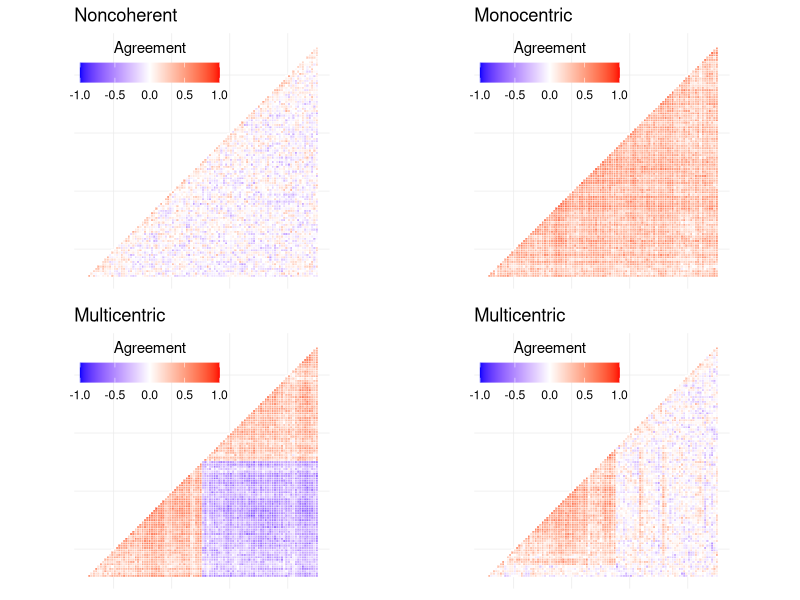

Source code (R): (Note: this script raises an error after producing the figure.)


####CLEAN ALL THIS UP!!!!



# Clear the workspace
rm( list = ls() )

library( here )      # for the directory
library( dplyr )     # for working with the data
library( reshape2 )  # for reworking the data
library( ggplot2 )   # for plotting
library( gridExtra ) # for plotting grids
library( grid )      # for plotting titles on the grid

# set seed to reproduce same objects
set.seed( 2468 )


# ================================================================== #
# Function to create the agreement matrix ----
# The equation comes from pg. 65 of Purzycki, B. G., & Jamieson-Lane, A. (2016). AnthroTools. Cross-Cultural Research, 51(1), 51-74. doi:10.1177/1069397116680352.

DiscountedAgreementMatrix <-
  function( response.mat, n.responses ){
    discounted.matrix= matrix( 0, nrow( response.mat ),nrow( response.mat ) )
    for( i in 1:nrow( discounted.matrix ) ){
      for( j in 1:ncol( discounted.matrix ) ){
        discounted.matrix[i,j] <- mean( response.mat[i,] == response.mat[j,], na.rm = TRUE ) # Create the average number of items i and j agree on
      }             
    }
    discounted.matrix <- ( discounted.matrix*n.responses -1 ) / (n.responses-1 ) # Correct the average agreement for guessing
    diag( discounted.matrix ) <- 0 # set the diagonal to zero
    discounted.matrix[is.finite(discounted.matrix) == FALSE] <- 0 # adjust Inf values to zero (if any)
    return( discounted.matrix ) 
  }


# Create data for the plot.
dat.for.plot <- function( cormat ){
  dd <- as.dist( ( 1-cormat )/2 ) # Use correlation between variables as distance
  hc <- hclust( dd )
  cormat <-cormat[hc$order, hc$order]
  cormat[lower.tri( cormat )] <- NA # set the lower part of the triangle as missing (redundant information)
  cor.dat <- melt( cormat, na.rm = TRUE ) # create the dataframe
  return( cor.dat )
}


# ================================================================== #
# Create the data objects ----

nResp <- 100
nVars <- 50 

# build the function to create the response matrices
build.responses <- function( nResp, nVars, probValue, nresponses ){
  
  # create the blank object
  Response <- matrix( NA, nrow = nResp, ncol = nVars )
  
  # loop through to create the responses
  for( i in 1: nVars ){
    Response[,i] <- rbinom( nResp, 1, prob = probValue )
  }
  
  # create the agreement matrix
  Agreement <- DiscountedAgreementMatrix( Response, nresponses )
  
  # Assign the agreement matrix to the object to plot
  AgreementDat <- dat.for.plot( Agreement )
  
  # return the agreement data as a data frame to plot
  return( AgreementDat )
  
}

noConAgreementDat <- build.responses( nResp, nVars, probValue = 0.5, nresponses = 2 )
ConAgreementDat   <- build.responses( nResp, nVars, probValue = 0.8, nresponses = 2 )


# build the function to create the response matrices
build.het.responses <- function( nResp, nVars, probValue1, probValue2, nresponses ){
  
  # create the blank object
  Response <- matrix( NA, nrow = nResp, ncol = nVars )
  
  # loop through to create the responses
  for( i in 1: nResp / 2 ){
    Response[i,] <- rbinom( nResp / 2, 1, prob = probValue1 )
    Response[i + nResp / 2,] <- rbinom( nResp / 2, 1, prob = probValue2 )
  }
  
  # create the agreement matrix
  Agreement <- DiscountedAgreementMatrix( Response, nresponses )
  
  # Assign the agreement matrix to the object to plot
  AgreementDat <- dat.for.plot( Agreement )
  
  # return the agreement data as a data frame to plot
  return( AgreementDat )
  
}

HetConAgreementDat   <- build.het.responses( nResp, nVars, probValue1 = 0.8, probValue2 = 0.2, nresponses = 2 )
HetConNoAgreementDat <- build.het.responses( nResp, nVars, probValue1 = 0.8, probValue2 = 0.5, nresponses = 2 )


# ================================================================== #
# Create the data objects ----

n <- 100 

noConDat <- data.frame(
  knowledge = runif( n = n, min = .00 , max = 0.30 ),
  culture = rep( 1, n )
)

conDat <- data.frame(
  knowledge = runif( n = n, min = .80 , max = 0.99 ),
  culture = rep( 1, n )
)

hetConDat <- data.frame(
  knowledge = c( runif( n = n/2, min = .80 , max = 0.99 ), runif( n = n/2, min = .80 , max = 0.99 ) ) ,
  culture = c( rep( 1, n/2 ), rep( 2, n/2 ) )
)

hetConNoDat <- data.frame(
  knowledge = c( runif( n = n/2, min = .80 , max = 0.99 ), runif( n = n/2, min = .00 , max = 0.30 ) ) ,
  culture = c( rep( 1, n/2 ), rep( 2, n/2 ) )
)


# Add a new variable that ranks responses within each group
noConDat <- noConDat %>%
  arrange( culture, knowledge ) %>%
  mutate( rank_knowledge = row_number() )

conDat <- conDat %>%
  arrange( culture, knowledge ) %>%
  mutate( rank_knowledge = row_number() )

hetConDat <- hetConDat %>%
  arrange( culture, knowledge ) %>%
  mutate( rank_knowledge = row_number() )

hetConNoDat <- hetConNoDat %>%
  arrange( culture, knowledge ) %>%
  mutate( rank_knowledge = row_number() )



# ================================================================== #
# Plotting results ----


datToPlot <- list( noConAgreementDat, ConAgreementDat, HetConAgreementDat, HetConNoAgreementDat )

titlesPlot <- c(
  "Noncoherent",
  "Monocentric",
  "Multicentric",
  "Multicentric"
)

plotList <- list()

for( i in 1: length( datToPlot ) ) {
  
  plotList[[i]] <- ggplot( data = datToPlot[[i]], aes( Var2, Var1, fill = value ) ) +
    geom_tile( color = "white" ) +
    scale_fill_gradient2( low = "blue", high = "red", mid = "white", 
                          midpoint = 0, limit = c( -1,1 ), space = "Lab", 
                          name="Agreement" ) +
    theme_minimal() + 
    coord_fixed() + 
    theme(
      axis.title.x = element_blank(), axis.title.y = element_blank(),
      axis.text.x=element_blank(), axis.text.y=element_blank(),
      panel.grid.major = element_blank(),
      panel.border = element_blank(),
      panel.background = element_blank(),
      axis.ticks = element_blank(),
      legend.justification = c(1, 0),
      legend.position = c(0.6, 0.7),
      legend.direction = "horizontal") +
    guides(fill = guide_colorbar( barwidth = 7, barheight = 1,
                                  title.position = "top", title.hjust = 0.5) ) +
    ggtitle( titlesPlot[i] )
  #print( plotList[[i]] )
  
}


grid.arrange( 
  plotList[[1]],plotList[[2]], plotList[[3]], plotList[[4]],
  nrow = 2, ncol = 2
)


# export the image (Figure 1 in the manuscript)
pdf( file = here( "trust-culture-figures/figure-1-hypothetical-agreement.pdf" ) )

grid.arrange( 
  plotList[[1]],plotList[[2]], plotList[[3]], plotList[[4]],
  nrow = 2, ncol = 2
)

dev.off()


# ================================================================== #
# Plots ----

# Create the scatterplots

datToPlot2 <- list( noConDat, conDat, hetConDat, hetConNoDat )

titlesPlot2 <- c(
  "Noncoherent",
  "Monocentric",
  "Multicentric",
  "Multicentric"
)

plotList2 <- list()

for( i in 1: length( datToPlot2 ) ) {
  
  plotList2[[i]] <- ggplot( datToPlot2[[i]],
                          aes( x = rank_knowledge, 
                               y = knowledge, 
                               color = as.factor( culture ) ) ) +
    geom_point() + 
    labs( title = titlesPlot2[[i]],
          x = "Respondents",
          y = "Knowledge") +
    theme_minimal() +
    theme( legend.position = "none",
           axis.text.x = element_blank(), 
           plot.margin = unit( c( 1, 1, 1, 1 ), "cm" ),
           plot.title = element_text( hjust = 0.5 ) ) +
    guides( color = guide_legend( title = "Group" ) ) + 
    scale_y_continuous( limits = c( 0, 1 ) )
  #print( hetConNoPlot )
  
}


# export the image
pdf( file = here( "trust-culture-figures/figure-2-hypothetical-knowledge.pdf" ) )

grid.arrange( 
  plotList2[[1]],plotList2[[2]], plotList2[[3]], plotList2[[4]],
  nrow = 2, ncol = 2
)

dev.off()

